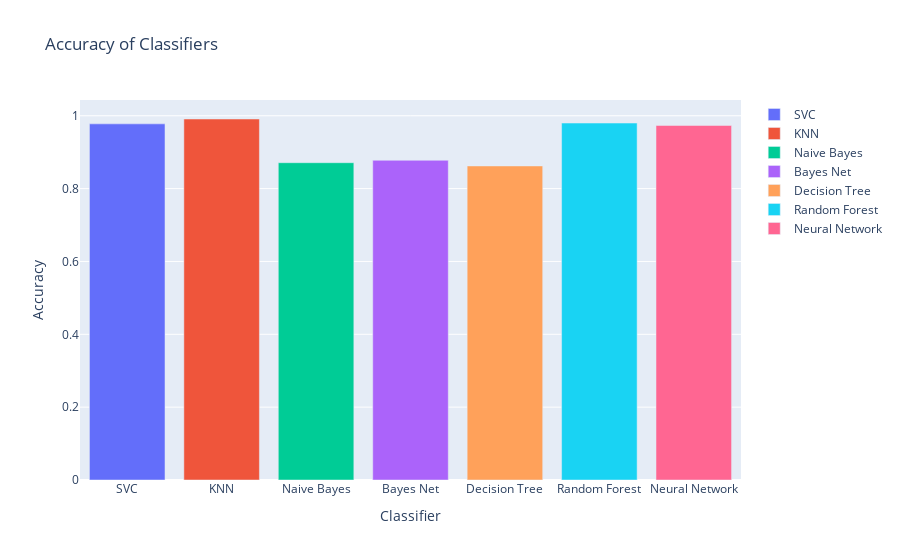

The cell this chart's notebook holds for it:
### Markdown cell above
## Graph results of each classifier

### Code cell
# Plotly bar chat of accuracy
import plotly.express as px
import plotly.graph_objs as go

fig = go.Figure(data=[
    go.Bar(name='SVC', x=['SVC'], y=[svc_accuracy]),
    go.Bar(name='KNN', x=['KNN'], y=[knn_accuracy]),
    go.Bar(name='Naive Bayes', x=['Naive Bayes'], y=[naive_bayes_accuracy]),
    go.Bar(name='Bayes Net', x=['Bayes Net'], y=[bnb_accuracy]),
    go.Bar(name='Decision Tree', x=['Decision Tree'], y=[dtc_accuracy]),
    go.Bar(name='Random Forest', x=['Random Forest'], y=[rfc_accuracy]),
    go.Bar(name='Neural Network', x=['Neural Network'], y=[mlp_accuracy])
])
# add title
fig.update_layout(title_text='Accuracy of Classifiers', xaxis_title="Classifier", yaxis_title="Accuracy")
fig.update_layout(barmode='group')
fig.show()

### Figure 1 — Plotly figure (JSON) as saved in the notebook; plotly's stock layout.template omitted (floating-point values rounded to 4 significant figures)
{"data": [{"name": "SVC", "type": "bar", "x": ["SVC"], "y": [0.9778]}, {"name": "KNN", "type": "bar", "x": ["KNN"], "y": [0.9911]}, {"name": "Naive Bayes", "type": "bar", "x": ["Naive Bayes"], "y": [0.8711]}, {"name": "Bayes Net", "type": "bar", "x": ["Bayes Net"], "y": [0.8778]}, {"name": "Decision Tree", "type": "bar", "x": ["Decision Tree"], "y": [0.8622]}, {"name": "Random Forest", "type": "bar", "x": ["Random Forest"], "y": [0.98]}, {"name": "Neural Network", "type": "bar", "x": ["Neural Network"], "y": [0.9733]}], "layout": {"barmode": "group", "title": {"text": "Accuracy of Classifiers"}, "xaxis": {"title": {"text": "Classifier"}}, "yaxis": {"title": {"text": "Accuracy"}}}}
